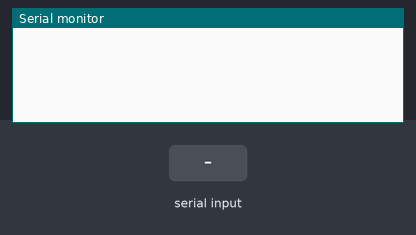
A sketch run on a simulated Arduino Uno, built with avr-gcc and run on an emulated ATmega328P. Shown: the last lines printed to the serial monitor. Inputs (shaded band) come from the test bench.

Above: at 1.2 s.
1.3 s: "R0" received over Serial
At 3.5 s:
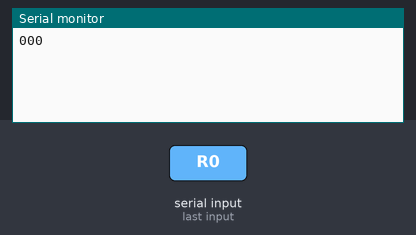
3.8 s: "R1" received over Serial
At 5.8 s:
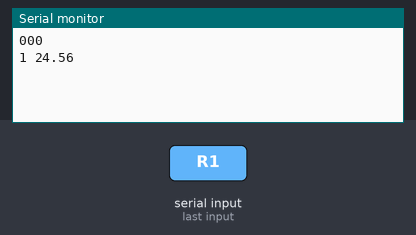
6.4 s: "0" received over Serial
At 7.9 s:
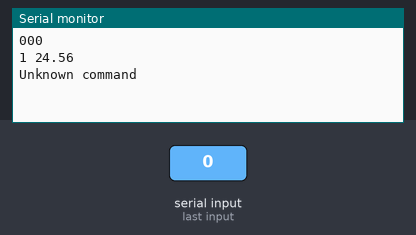

The sketch:

basicSerial2.ino
```cpp
String incomingCommand;
String initialCommand;
String params;
String unitResponse;
void setup() {
  Serial.begin(9600); // set the baud rate
}
void loop() {
  while(Serial.available()) {
    incomingCommand = Serial.readString();// read the incoming data as string
    initialCommand = incomingCommand.substring(0,2);
    params = incomingCommand.substring(3);
    if (initialCommand == "R0")
      unitResponse = "000";
    else if (initialCommand == "R1")
      // R1 can have passed 0 or 1 and the response back will depend on that
      if (params == "0")
        unitResponse = "34.56";
      else
        unitResponse = "1 24.56";
    else if (initialCommand == "R2")
      // R2 can have passed 0 or 1 and the response back will depend on that
      if (params == "0")
        unitResponse = "5";  // Hex value for 0101 (Drive cabinet fault and Tracking fault) *** ALL FAULTS ***
      else
        unitResponse = "1";  // Hex value for 0001 (Drive cabinet fault) *** New fault since last R2 request
    else if (initialCommand == "R3")
      // R3 can have passed "h" (as returned from R3) - returns eight (8) ASCII encoded hex
      // as we are not writing the full "system" just return an arbitary response
        unitResponse = "00000002 00100010";  // Hex value for 0001 (Drive cabinet fault) *** New fault since last R2 request
    else
      unitResponse = "Unknown command";

    Serial.println(unitResponse);
    }
  delay(100); // delay for 1/10 of a second
}
```

Measured:
- after the input at 1.3 s, the serial monitor: prints a new line after 1.1 s (image 1)
- after the input at 3.8 s, the serial monitor: prints a new line after 1.1 s (image 2)
- after the input at 6.4 s, the serial monitor: prints a new line after 1.1 s (image 3)
